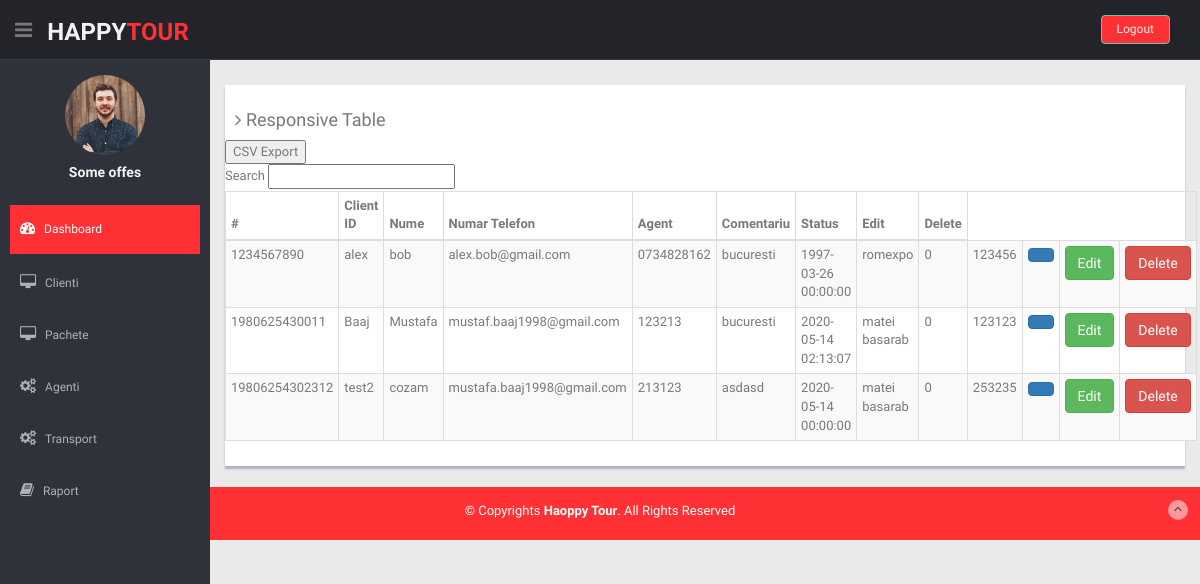
The page /responsive_table.php (signed in) on the database its author committed.
### tables this page shows
CREATE TABLE `clienti` (
  `id` int(11) NOT NULL,
  `id_agent` int(11) NOT NULL,
  `cnp` varchar(255) NOT NULL,
  `nume` varchar(255) NOT NULL,
  `prenume` varchar(255) NOT NULL,
  `email` varchar(255) NOT NULL,
  `numer_telefon` varchar(15) NOT NULL,
  `oras` varchar(255) NOT NULL,
  `zi_nastere` datetime NOT NULL,
  `apartament` varchar(255) NOT NULL,
  `localitate` varchar(255) NOT NULL,
  `strada` varchar(50) NOT NULL,
  `cod_postal` int(50) NOT NULL,
  `numar_pasaport` varchar(255) NOT NULL,
  `numarVisa` varchar(255) NOT NULL
);

### responsive_table.php (the view)
<?php
 require_once './partials/header.php';
?>
    <?php require_once './partials/sideBar.php' ?>
    <section id="main-content">
      <section class="wrapper">
        <div class="row mt">
          <div class="col-lg-12">
            <div class="content-panel">
              <h4><i class="fa fa-angle-right"></i> Responsive Table</h4>
              <section id="unseen">
                <form class="form-horizontal style-form" action="submitForm.php" method="post">
                  <input type="submit" name="export" value="CSV Export"/>
                </form>
                <label>Search</label>
                <input type="text">
                <table class="table table-bordered table-striped table-condensed">
                  <thead>
                    <tr>
                      <th>#</th>
                      <th>Client ID</th>
                      <th class="numeric">Nume</th>
                      <th class="numeric">Numar Telefon</th>
                      <th class="numeric">Agent</th>
                      <th class="numeric">Comentariu</th>
                      <th class="numeric">Status</th>
                      <th class="numeric">Edit</th>
                      <th class="numeric">Delete</th>
                    </tr>
                  </thead>
                  <tbody>
                <?php
                  $sql = mysqli_query($link, "SELECT * FROM clienti");
                    while($row = mysqli_fetch_array($sql)) {
                        echo "<tr>";
                          echo "<td>{$row['cnp']}</td>";
                          echo "<td>{$row['nume']}</td>";
                          echo "<td class='numeric'>{$row['prenume']}</td>";
                          echo "<td class='numeric'>{$row['email']}</td>";
                          echo "<td class='numeric'>{$row['numer_telefon']}</td>";
                          echo "<td class='numeric'>{$row['oras']}</td>";
                          echo "<td class='numeric'>{$row['zi_nastere']}</td>";
                          echo "<td class='numeric'>{$row['strada']}</td>";
                          echo "<td class='numeric'>{$row['cod_postal']}</td>";
                          echo "<td class='numeric'>{$row['numar_pasaport']}</td>";
                          ?>
                          <td><a href="clientTrip.php?plata=<?php echo $row['cnp']?>" class="btn btn-primary" ></a></td>
                          <td><a href="editClient.php?edit=<?php echo $row['cnp']?>" class="btn btn-success">Edit</a></td>
                          <td><a href="deleteClient.php?delete=<?php echo $row['cnp']?>" class="btn btn-danger">Delete</a></td>
                          <?php
                          echo "</tr>";
                    }
                ?>
                  </tbody>
                </table>
              </section>
            </div>
          </div>
        </div>
      </section>
    </section>
    <?php require_once './partials/footer.php' ?>

### css/style.css (style rules this page uses)
body { color: #797979; background: #eaeaea; font-family: 'Ruda', sans-serif; padding: 0px !important; margin: 0px !important; font-size:13px; }
a, a:hover, a:focus { text-decoration: none; outline: none; }
.mt { margin-top: 25px; }
#main-content { margin-left: 210px; }
.wrapper { display: inline-block; margin-top: 60px; padding-left: 15px; padding-right: 15px; padding-bottom: 15px; padding-top: 0px; width: 100%; }
.content-panel { background: #ffffff; box-shadow: 0px 3px 2px #aab2bd; padding-top: 15px; padding-bottom: 5px; }
.content-panel h4 { margin-left: 10px; }
label { font-weight: 400; }

### rows shown on the page
clienti: cnp "1234567890", nume "alex", prenume "bob", email "alex.bob@gmail.com", numer_telefon "0734828162", oras "bucuresti", zi_nastere "1997-03-26 00:00:00", strada "romexpo", cod_postal "0", numar_pasaport "123456"
clienti: cnp "1980625430011", nume "Baaj", prenume "Mustafa", email "mustaf.baaj1998@gmail.com", numer_telefon "123213", oras "bucuresti", zi_nastere "2020-05-14 02:13:07", strada "matei basarab", cod_postal "0", numar_pasaport "123123"
clienti: cnp "19806254302312", nume "test2", prenume "cozam", email "mustafa.baaj1998@gmail.com", numer_telefon "213123", oras "asdasd", zi_nastere "2020-05-14 00:00:00", strada "matei basarab", cod_postal "0", numar_pasaport "253235"
